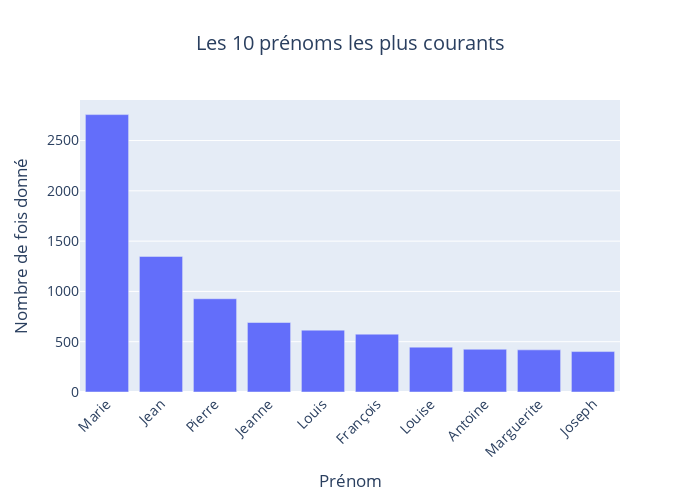

The notebook cell saved with this chart:
### Code cell
# Prénoms les plus observés
top_names = df['firstname'].value_counts().head(10)
top_names_df = top_names.reset_index()
top_names_df.columns = ['Prénom', 'Nombre de fois donné']

fig = px.bar(top_names_df, x='Prénom', y='Nombre de fois donné',
             title='Les 10 prénoms les plus courants',
             labels={'Prénom': 'Prénom', 'Nombre de fois donné': 'Nombre de fois donné'},
             width=700,
             height=500)
fig.update_layout(xaxis_tickangle=-45,
                #   plot_bgcolor='white',
                  xaxis=dict(title='Prénom'),
                  yaxis=dict(title='Nombre de fois donné'),
                  title=dict(x=0.5),
                  font = dict(size=14))
fig.show()

### Figure 1 — Plotly figure (JSON) as saved in the notebook; plotly's stock layout.template omitted (floating-point values rounded to 4 significant figures)
{"data": [{"alignmentgroup": "True", "hovertemplate": "Prénom=%{x}<br>Nombre de fois donné=%{y}<extra></extra>", "legendgroup": "", "marker": {"color": "#636efa", "pattern": {"shape": ""}}, "name": "", "offsetgroup": "", "orientation": "v", "showlegend": false, "textposition": "auto", "type": "bar", "x": ["Marie", "Jean", "Pierre", "Jeanne", "Louis", "François", "Louise", "Antoine", "Marguerite", "Joseph"], "xaxis": "x", "y": [2758, 1348, 927, 691, 615, 575, 446, 425, 419, 402], "yaxis": "y"}], "layout": {"barmode": "relative", "font": {"size": 14}, "height": 500, "legend": {"tracegroupgap": 0}, "title": {"text": "Les 10 prénoms les plus courants", "x": 0.5}, "width": 700, "xaxis": {"anchor": "y", "domain": [0, 1], "tickangle": -45, "title": {"text": "Prénom"}}, "yaxis": {"anchor": "x", "domain": [0, 1], "title": {"text": "Nombre de fois donné"}}}}
